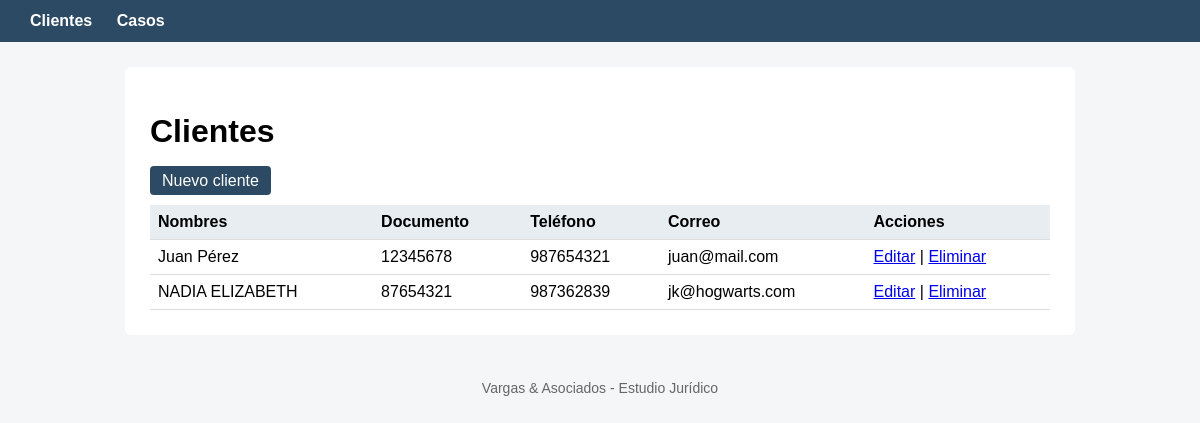
/clientes/, run on the app's committed database.
### casos/models.py (models this page shows, shortened)
class Cliente(models.Model):
    nombres = models.CharField(max_length=150)
    documento = models.CharField(max_length=11, unique=True)
    telefono = models.CharField(max_length=15)
    correo = models.EmailField()

### casos/views.py (the view)
# urls.py: path('clientes/', views.clientes_lista, name='clientes_lista'),
def clientes_lista(request):
    clientes = Cliente.objects.all()
    return render(request, 'casos/clientes_lista.html', {'clientes': clientes})

### templates/casos/clientes_lista.html (shortened to what this page needs)
{% extends 'casos/base.html' %}
{% block contenido %}
<h1>Clientes</h1>
<a class="btn" href="{% url 'casos:cliente_crear' %}">Nuevo cliente</a>
<table>
    <tr>
        <th>Nombres</th>
        <th>Documento</th>
        <th>Teléfono</th>
        <th>Correo</th>
        <th>Acciones</th>
    </tr>
    {% for c in clientes %}
    <tr>
        <td>{{ c.nombres }}</td>
        <td>{{ c.documento }}</td>
        <td>{{ c.telefono }}</td>
        <td>{{ c.correo }}</td>
        <td>
            <a href="{% url 'casos:cliente_editar' c.id %}">Editar</a> |
            <a href="{% url 'casos:cliente_eliminar' c.id %}">Eliminar</a>
        </td>
    </tr>
    {% empty %}
    <tr><td colspan="5">No hay clientes registrados.</td></tr>
    {% endfor %}
</table>
{% endblock %}

### templates/casos/base.html (style rules this page uses)
body { font-family: Arial, sans-serif; margin: 0; background: #f4f6f8; }
table { width: 100%; border-collapse: collapse; margin-top: 15px; }
th, td { border-bottom: 1px solid #ddd; padding: 8px; text-align: left; }
th { background: #e8edf2; }
.btn { background: #2c4a63; color: white; padding: 6px 12px; text-decoration: none; border: none; border-radius: 4px; cursor: pointer; }

### data on the page
Cliente: nombres "Juan Pérez", documento "12345678", telefono "987654321", correo "juan@mail.com"
Cliente: nombres "NADIA ELIZABETH", documento "87654321", telefono "987362839", correo "jk@hogwarts.com"
